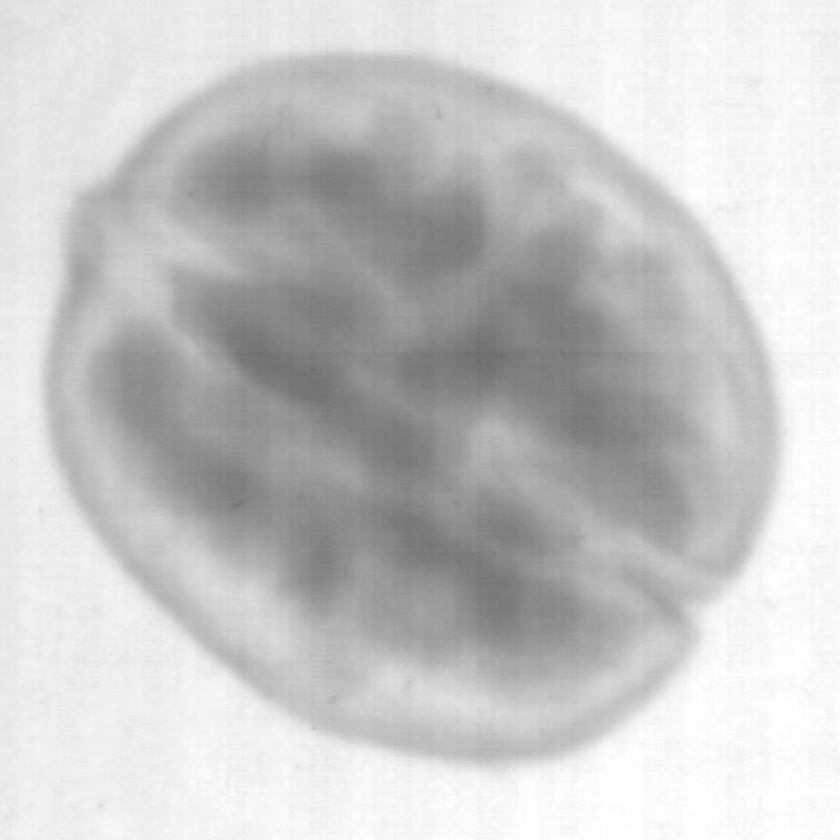
#> input picture Baseline/Image Enhancement/USM/c.jpg, 840 x 840 px, shrunk from 1024 x 1024 before the run
$ python invert.py
#> lines starting #> are read from the running program, lines starting #| are printed output that depends on the picture
import cv2
import numpy as np
import matplotlib.pyplot as plt

# 读取灰度图像
img = cv2.imread('c.jpg', cv2.IMREAD_GRAYSCALE)
#> img: shape (840, 840); min 109, max 255, mean 199.4

# 非线性灰度变换 - 反转（负片）
inverted_img = 255 - img
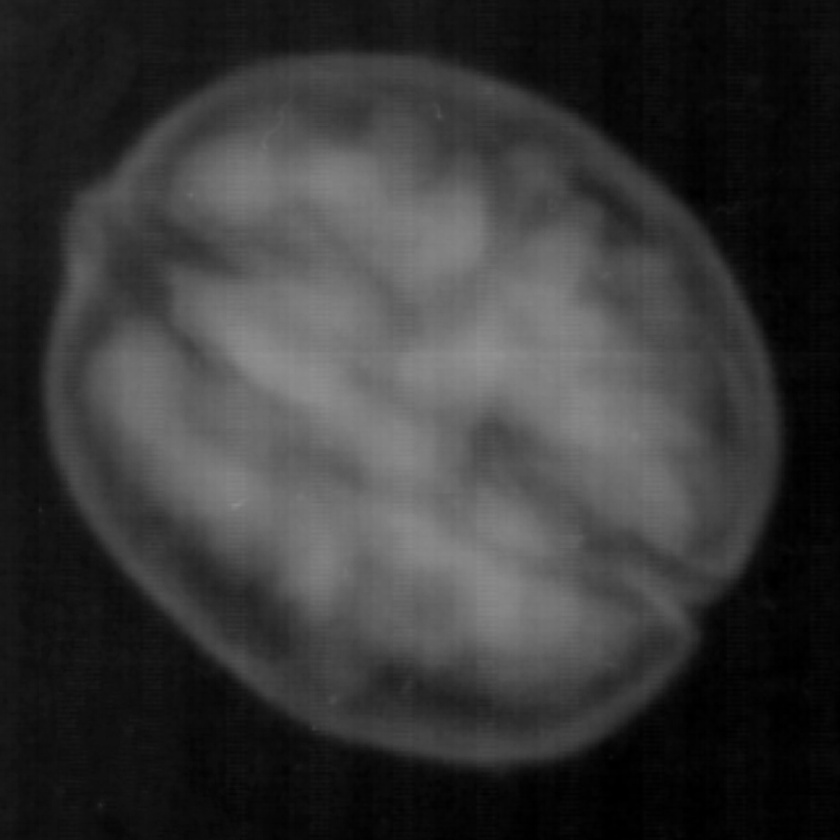
#> inverted_img: shape (840, 840); min 0, max 146, mean 55.6

cv2.imwrite('inverted_c.png', inverted_img)

$ run again, with Baseline/Image Enhancement/USM/WWT.jpg copied over Baseline/Image Enhancement/USM/c.jpg
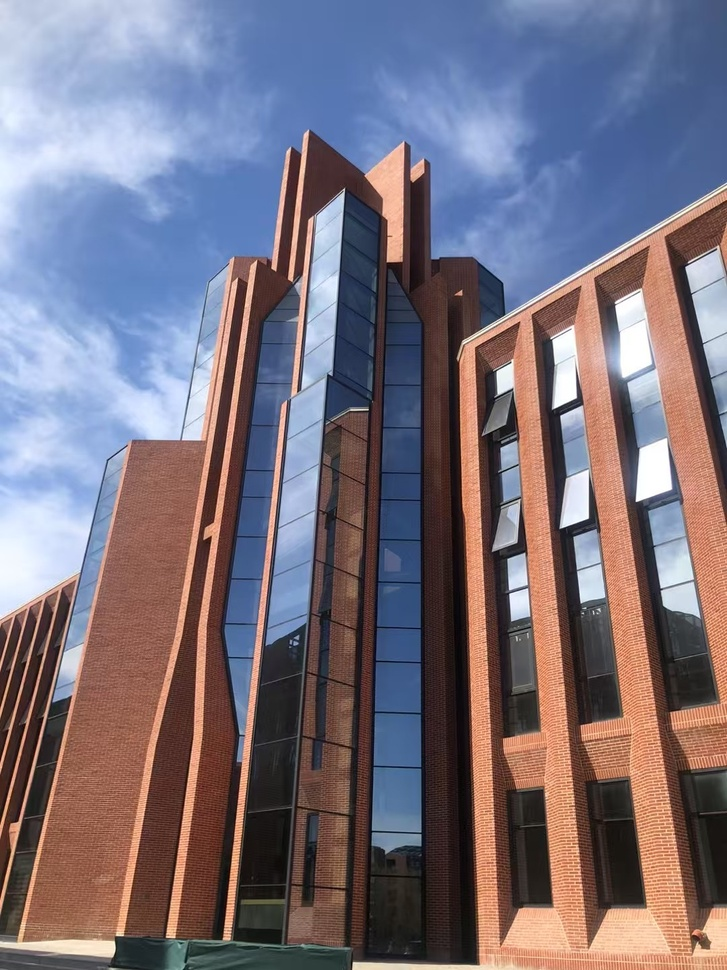
#> input picture Baseline/Image Enhancement/USM/WWT.jpg, 727 x 970 px, shrunk from 1080 x 1440 before the run
#> `img = cv2.imread('c.jpg', cv2.IMREAD_GRAYSCALE)`:
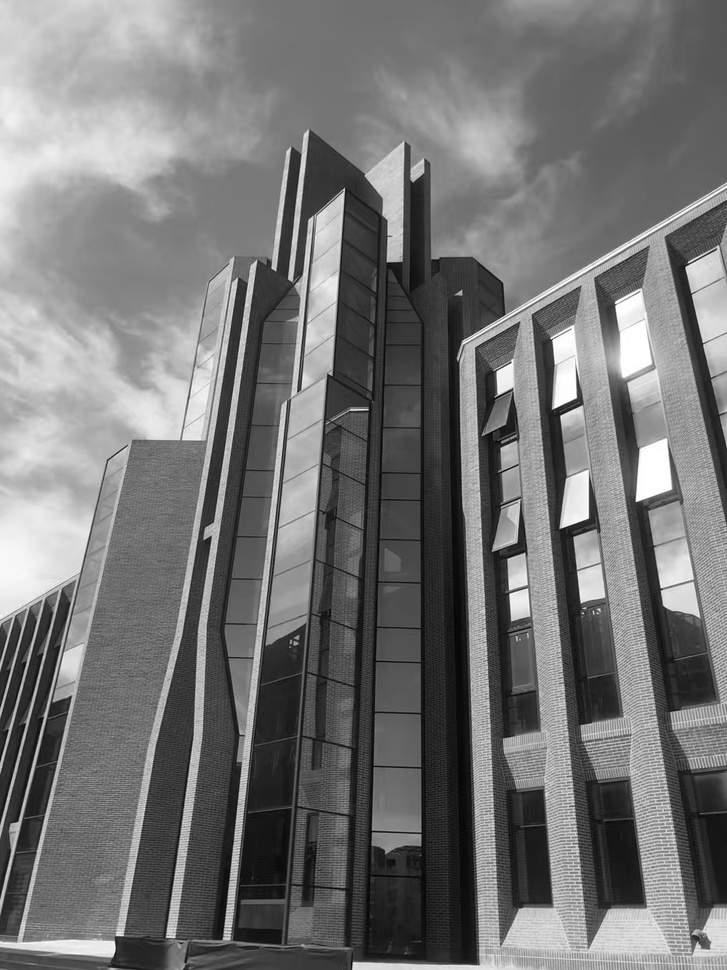
#> img: shape (970, 727); min 0, max 255, mean 116.4
#> `inverted_img = 255 - img`:
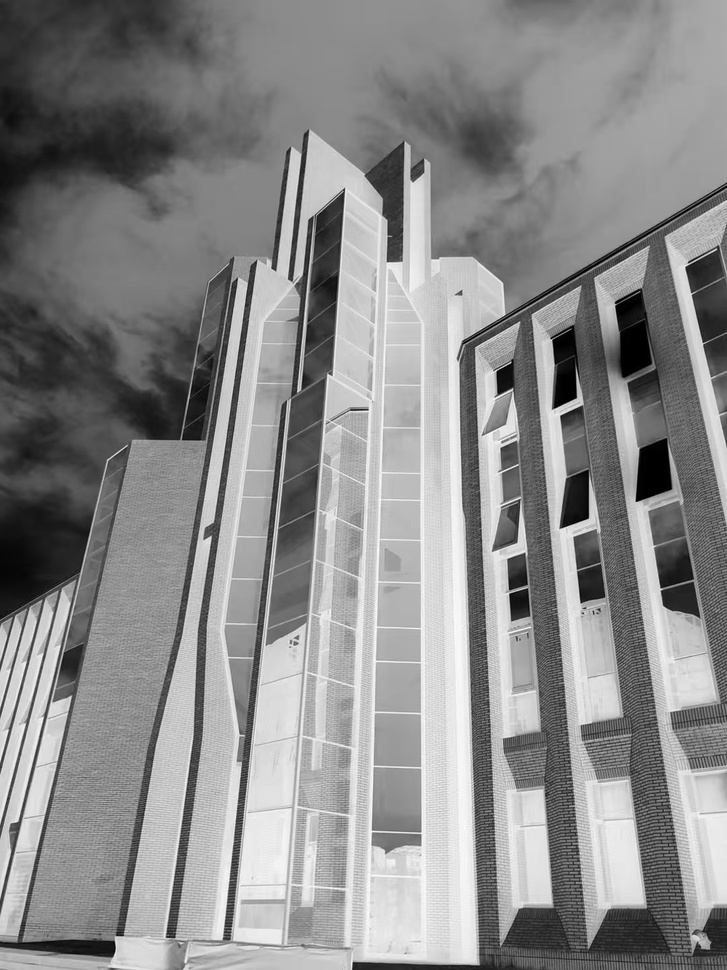
#> inverted_img: shape (970, 727); min 0, max 255, mean 138.6
